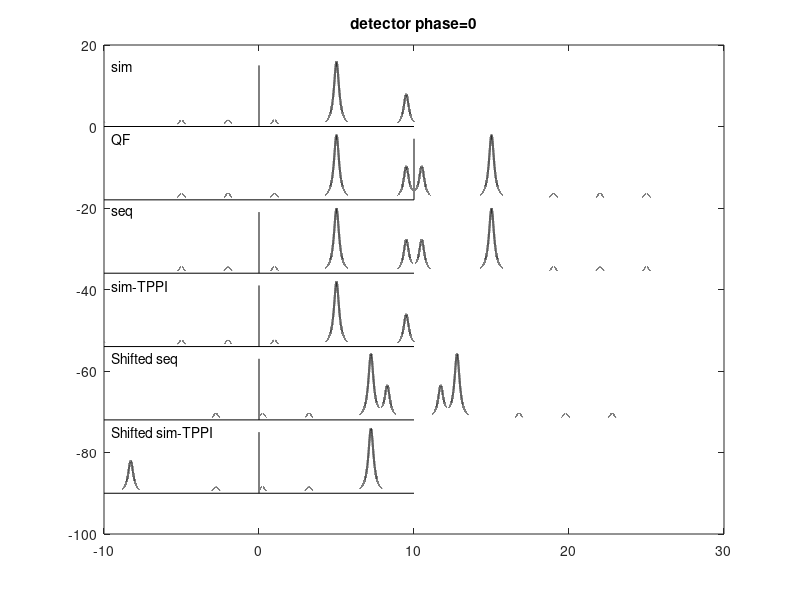

The MATLAB script that drew this image: (Note: this script raises an error after producing the figure.)
clear all
inc_fig=10;
for detector_phase=[0 45 90]
    for aliase=[0 1]
        for first_tp_non_zero=[0 2]%1 is for non corrected phase error
            main_ratio=1;
            
            mainlooop=0;
            
            phi_an_orig=20;
            
            phase_in=0;
            dist_in_hz=0;
            erro_in_deg=0;
            add_text='';
            sw=20;
            dw=1/sw;
            
            %t=0:dw:1000;
            %t=0:dw:10000-dw;
            th=0:dw/2:10000-dw/2;
            if first_tp_non_zero
                th=th+ dw/2;
            end
            t=th(1:2:end);
            lb=1/5;%1/2
            if aliase
                nu=[5 -5 -2 1 12.5];addtxt='aliasing_';addtxt2='aliased peak at 12.5 Hz ';
            else
                nu=[5 -5 -2 1 9.5];addtxt='';addtxt2='';
            end
            nu_shifted=nu+sw/2;%list of frequ all positive for "qf"
            %nu=[2.01321321 ];
            amp=[1 0.1 0.1 0.1 0.5];
            height=[0.99 0.9 0.5 ];
            height=[0.99 0.9 ];
            heightfirst=[ 0.5 0.1 0.02  ];
            heightfirstd=[ 0.1 0.02 ];
            
            %%sim td complex points
            % fid_sim= (main_ratio)*exp(j*2*pi*((t )*nu)).*exp(-t*2*pi*lb);
            %%seq td*2 real points
            
            %initialized
            fid_full        =zeros(size(th));%(0)*th;
            fid_full_shfited=zeros(size(th));%0*fid_full;

            %generation of the fid / loop over signals 
            for loo_spi=1:size(nu,2)
                fid_full        =fid_full        +amp(1,loo_spi)*exp(1i*2*pi*((th)*        nu(1,loo_spi))).*exp(-th*2*pi*lb);
                fid_full_shfited=fid_full_shfited+amp(1,loo_spi)*exp(1i*2*pi*((th)*nu_shifted(1,loo_spi))).*exp(-th*2*pi*lb);
            end
           
            %apply phase of detector
            fid_full        =(fid_full        *exp(1i*detector_phase/180*pi));
            fid_full_shfited=(fid_full_shfited*exp(1i*detector_phase/180*pi));

            fid_sim=fid_full(1:2:end);% 1, 3, 5...
% %             fid_seq= 0*fid_full;
            %  figure(1111);clf;plot(real(phase_in));dfasdf
            
            %mamip to get seq data algebra (phase 90)
            %     skip_detail=1;
            %     if skip_detail==0,
            %         for cursor=1:size(fid_full,2),
            %             if mod(cursor-1,4)==0,
            %                 fid_seq(cursor)=+real(fid_full(1,cursor));
            %             end
            %             if mod(cursor-1,4)==1,
            %                 fid_seq(cursor)=+imag(fid_full(1,cursor));
            %             end
            %             if mod(cursor-1,4)==2,
            %                 fid_seq(cursor)=-real(fid_full(1,cursor));
            %             end
            %             if mod(cursor-1,4)==3,
            %                 fid_seq(cursor)=-imag(fid_full(1,cursor));
            %             end
            %         end
            %     else
            %same as above, but using phase
            phi_an=(-90-phi_an_orig)/180*pi;%normally for qseq, tppi, refield: phi_an=pi/2;
            phases_pt=0:size(fid_full,2)-1;
            phases=phi_an*phases_pt;
            fid_seq_shifted=real(fid_full.*exp(-1i*phases));
            
            %phase correcton for sequ (redfield)
            phi_an=(-90-0)/180*pi;%normally for qseq, tppi, refield: phi_an=pi/2;
            phases_pt=0:size(fid_full,2)-1;
            phases=phi_an*phases_pt;
            fid_seq=real(fid_full.*exp(-1i*phases));
            
% % % %              %phase correcton for sequ (True sequ...)
% % % %              CH1=real(fid_full(1:2:end));
% % % %              CH2=    (fid_full(2:2:end));
% % % %             phi_an=(-90-0)/180*pi;%normally for qseq, tppi, refield: phi_an=pi/2;
% % % %             phases_pt=0:size(CH2,2)-1;
% % % %            phases_pt=phases_pt+0;
% % % %             phases=phi_an*phases_pt*1;
% % % %             CH2=imag(CH2.*exp(-1i*phases));
% % % %                         fid_sim=CH1*0+1*CH2;

            fid_seq_qf=real(fid_full_shfited);
% % %             figure(2);clf;
% % %             size(t)
% % %             
% % %             
% % %             plot3(t,real(fid_sim),imag(fid_sim))
% % %             axis([0 2 -1 1 -1 1])
% % %             view([-12 25])
         %   figure(3);clf
            
            if first_tp_non_zero==0
                fid_sim(1)=fid_sim(1)/2;
                fid_seq(1)=fid_seq(1)/2;
                fid_seq_shifted(1)=fid_seq_shifted(1)/2;
                fid_seq_qf(1)=fid_seq_qf(1)/2;
            end
            spectrum0=fftshift(fft((fid_sim)))*exp(-1i*detector_phase/180*pi);
            spectrum1=(fft((fid_seq)))*exp(-1i*detector_phase/180*pi);
            spectrumqf=(fft((fid_seq_qf)))*exp(-1i*detector_phase/180*pi);
            spectrum1_shifted=(fft((fid_seq_shifted)))*exp(-1i*detector_phase/180*pi);
            %keep second part
            %spectrum1=spectrum1(:,size(spectrum1,2)/2+1:end);
            
            phi_an=2*(90-0)/180*pi;%normally for qseq, tppi, refield: phi_an=pi/2;
            phases_pt=0:size(fid_sim,2)-1;
            phases=phi_an*phases_pt;
            fid_simt=(fid_sim.*exp(-1i*phases));
            spectrum2=(fft((fid_simt)))*exp(-1i*detector_phase/180*pi);
            
            
            phi_an=2*(90-phi_an_orig)/180*pi;%normally for qseq, tppi, refield: phi_an=pi/2;
            phases_pt=0:size(fid_sim,2)-1;
            phases=phi_an*phases_pt;
            fid_sim=(fid_sim.*exp(-1i*phases));
            spectrum2_shifted=(fft((fid_sim)))*exp(-1i*detector_phase/180*pi);
            
            if first_tp_non_zero>1
                ph1cor=-180;
                phc0cor=90;
                phi_an=1*(ph1cor)/180*pi;%normally for qseq, tppi, refield: phi_an=pi/2;
                phi_an=phi_an/size(spectrum0,2);
                phases_pt=0:size(spectrum0,2)-1;
                phases=phc0cor/180*pi+1*phi_an*phases_pt;
                
                spectrum0=spectrum0.*exp(1i*phases);
                spectrum2=spectrum2.*exp(1i*phases);
                spectrum2_shifted=spectrum2_shifted.*exp(1i*(phases+phi_an_orig/180*pi));
                
                
                ph1cor=-180*2;
                phc0cor=0;
                phi_an=1*(ph1cor)/180*pi;%normally for qseq, tppi, refield: phi_an=pi/2;
                phi_an=phi_an/size(spectrum1,2);
                phases_pt=0:size(spectrum1,2)-1;
                phases=phc0cor/180*pi+1*phi_an*phases_pt;
                
                
                spectrum1=spectrum1                .*exp(1i*(phases+pi/2));
                spectrum1_shifted=spectrum1_shifted.*exp(1i*(phases+pi/2));
                spectrumqf=spectrumqf.*exp(1i*phases);
            end
            
            % top=max(max(abs(spectrum)));
            % spectrum=spectrum/top;
            incsw=sw/size(t,2);
            
            scale=-sw/2+incsw/2:incsw :sw/2-incsw/2;
            scale1=-sw/2+incsw/2:incsw :3*sw/2-incsw/2;
            
            
            
            where_projy=sw/2;
            where_projx=-1;
            
            %plot3(where_projy+0*scale,imag(spectrum),real(spectrum),'k-'); hold on
            off_fig0=-18;
            off_fig1=2*off_fig0;
            off_fig2=3*off_fig0;
            off_fig3=4*off_fig0;
            off_fig4=5*off_fig0;
            off_figm=off_fig0;
            spacce=off_fig0;
            off_fig0=0;
            
            cur_f=figure(inc_fig);clf;
            for loop=1:6
                plot([-10 10],spacce*(loop-1)+[0 0],'k-'); hold on
                
                if loop==2
                    plot(10*[1 1],spacce*(loop-1)+[0 -spacce-3],'k-'); hold on
                else
                    plot(0*[1 1],spacce*(loop-1)+[0 -spacce-3],'k-'); hold on
                    
                end
            end
            
            linewidth=1.5;
            
            plot(scale,off_fig0+real(spectrum0),'k-','Linewidth',linewidth); hold on
            
            pos_x_text=-9.5;pos_y=15;
            
            text(pos_x_text,off_fig0+pos_y,'sim')
            plot(scale1,off_fig1+real(spectrum1),'k-','Linewidth',linewidth); hold on
            text(pos_x_text,off_fig1+pos_y,'seq')
            
            plot(scale1,off_figm+real(spectrumqf),'k-','Linewidth',linewidth); hold on
            text(pos_x_text,off_figm+pos_y,'QF')
            
            plot(scale1,off_fig3+real(spectrum1_shifted),'k-','Linewidth',linewidth); hold on
            text(pos_x_text,off_fig3+pos_y,'Shifted seq')
            %
            plot(scale,off_fig2+real(spectrum2),'k-','Linewidth',linewidth); hold on
            text(pos_x_text,off_fig2+pos_y,'sim-TPPI')
            
            
            plot(scale,off_fig4+real(spectrum2_shifted),'k-','Linewidth',linewidth); hold on
            text(pos_x_text,off_fig4+pos_y,'Shifted sim-TPPI')
            
            
            title([ addtxt2 'detector phase=' num2str(detector_phase)],'interpreter','none')
            if first_tp_non_zero
                title([ addtxt2 'detector phase=' num2str(detector_phase) ' First t1inc=0.5xSW'],'interpreter','none')
                
            end
            
            cur_f.Units='centimeters';
            tm=mod(inc_fig-10,4);
            cur_f.Position=[1+tm*16 1+10*(inc_fig-10-tm)/4 16 10];
            
            
            orient landscape
            print('-depsc','-tiff','-r600',[ 'Fig_demo_quad_1D_det_phase_' addtxt num2str(detector_phase) ' .eps']);%here
            if first_tp_non_zero
                print('-depsc','-tiff','-r600',[ 'Fig_demo_quad_1D_det_phase_' addtxt num2str(detector_phase) '_first_p1_non_zero' num2str(first_tp_non_zero) '.eps']);%here
            end
            inc_fig=inc_fig+1;
           % afsd
        end
    end
end
